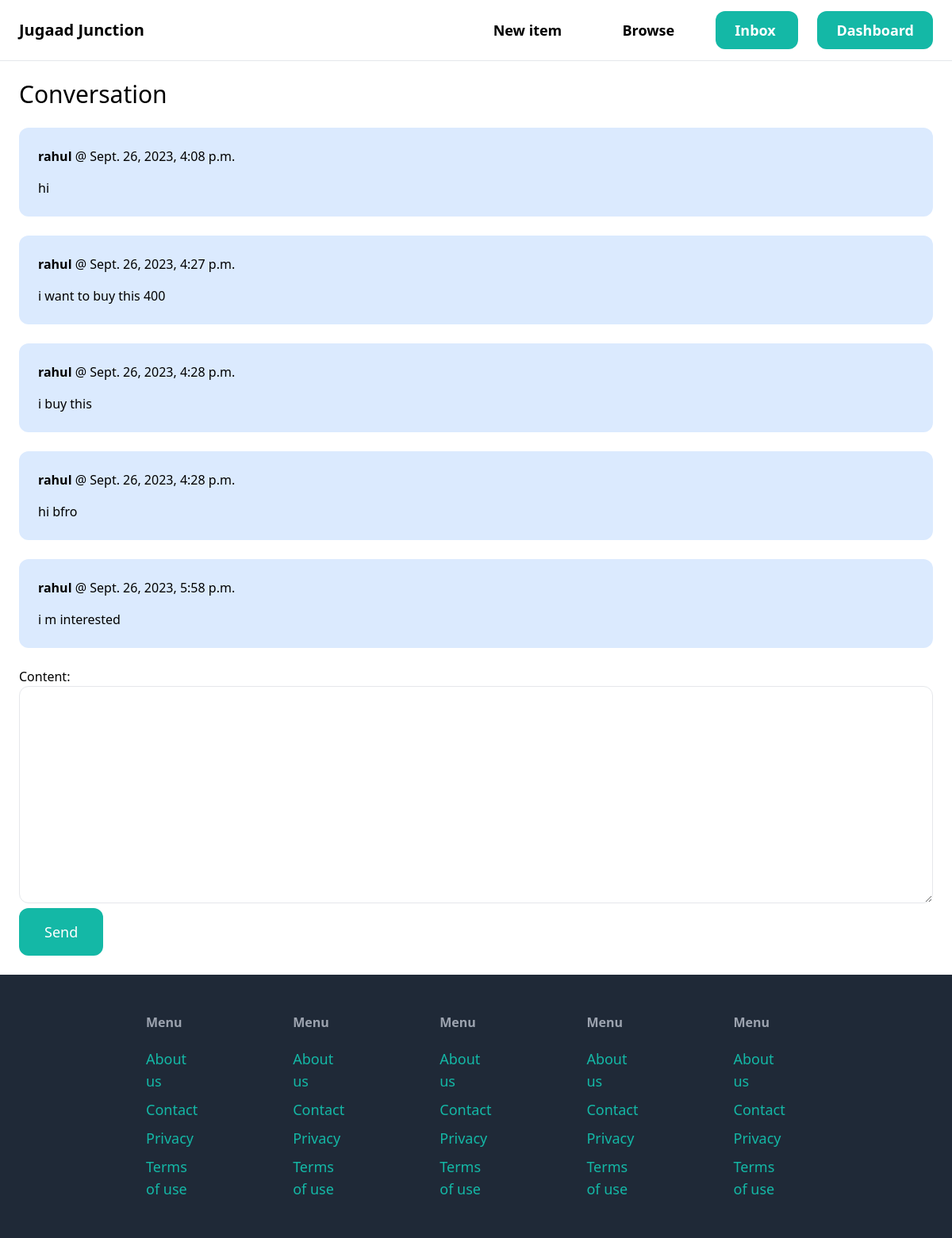
The app's page /inbox/4/ (signed in) with its own data.
### conversation/models.py (models this page shows)
class ConversationMessage(models.Model):
    conversation = models.ForeignKey(Conversation, related_name = 'messages', on_delete = models.CASCADE)
    content = models.TextField()
    created_at = models.DateTimeField(auto_now_add=True)
    created_by = models.ForeignKey(User,related_name='created_messages',on_delete=models.CASCADE)

### conversation/views.py (the view)
# urls.py: path('<int:pk>/',views.detail,name='detail'),
@login_required
def detail(request,pk):
    conversation = Conversation.objects.filter(members__in=[request.user.id]).get(pk=pk)
    if request.method == 'POST':
        form= ConversationMessageForm(request.POST)
        if form.is_valid():
            conversation_message = form.save(commit=False)
            conversation_message.conversation = conversation
            conversation_message.created_by = request.user
            conversation_message.save()
            conversation.save()
            return redirect('conversation:detail', pk=pk)
    else:
        form=ConversationMessageForm()
    return render(request,'conversation/detail.html',{
        'conversation' : conversation,
        'form' : form,
    })

### conversation/forms.py
class ConversationMessageForm(forms.ModelForm):
    class Meta:
        model=ConversationMessage
        fields=('content',)
        widgets = {
            'content' : forms.Textarea(attrs={
                'class': 'w-full py-4 px-6 rounded-xl border'
            })
        }

### conversation/templates/conversation/detail.html (shortened to what this page needs)
{% extends 'core/base.html' %}
{% block content %}
<h1 class="mb-6 text-3xl">Conversation</h1>
<div class="space-y-6">
    {% for message in conversation.messages.all %}
        <div class="p-6 flex {% if message.created_by == request.user %}bg-blue-100{% else %}bg-gray-100{% endif %} rounded-xl">
            <div>
                <p class="mb-4"><strong>{{ message.created_by.username }}</strong> @ {{ message.created_at }}</p>
                <p>{{ message.content }}</p>
            </div>
        </div>
    {% endfor %}
</div>
<form method="post" action="." class="mt-6">
    {{ form.as_p }}
    <button class="py-4 px-8 text-lg rounded-xl text-white bg-teal-500 hover:bg-teal-700">Send</button>
</form>
{% endblock %}

### records on screen
ConversationMessage: created_by.username "rahul", created_at "Sept. 26, 2023, 4:08 p.m.", content "hi"
ConversationMessage: created_by.username "rahul", created_at "Sept. 26, 2023, 4:27 p.m.", content "i want to buy this 400"
ConversationMessage: created_by.username "rahul", created_at "Sept. 26, 2023, 4:28 p.m.", content "i buy this"
ConversationMessage: created_by.username "rahul", created_at "Sept. 26, 2023, 4:28 p.m.", content "hi bfro"
ConversationMessage: created_by.username "rahul", created_at "Sept. 26, 2023, 5:58 p.m.", content "i m interested"
